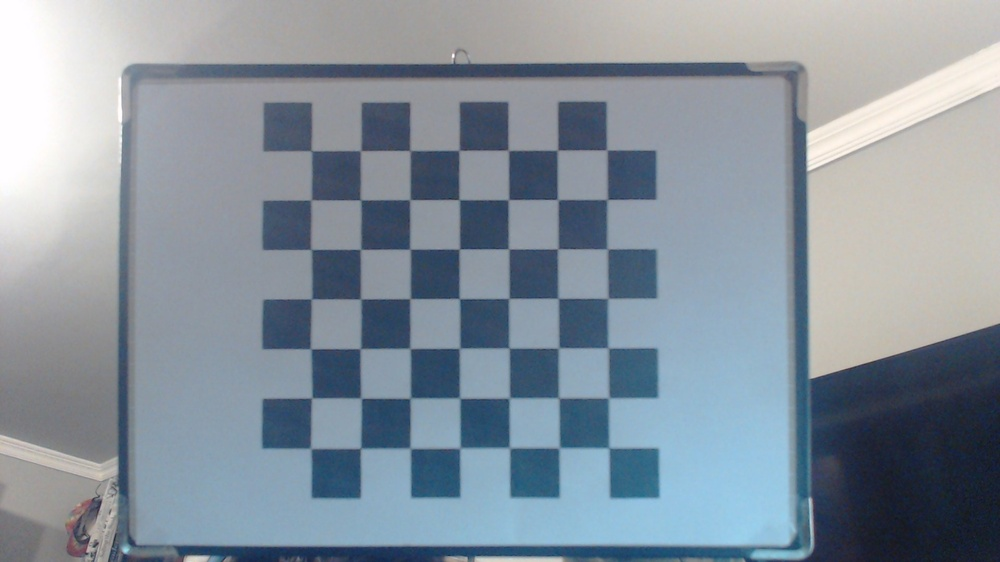
#> input picture TA2/imgs/chess3.jpg, 1000 x 562 px, shrunk from 1920 x 1080 before the run; its folder holds only this picture in this run
$ jupyter execute ta2-1.ipynb
#> lines starting #> are read from the running program, lines starting #| are printed output that depends on the picture; after the words box and inside, x2 and y2 are one past the last pixel; in counts of white or black regions, pixels touching at a corner belong together; long printed decimals are rounded
[cell 1]
from __future__ import print_function
import cv2 as cv
from matplotlib import pyplot as plt
import numpy as np

import glob

[cell 2]
criteria = (cv.TERM_CRITERIA_EPS + cv.TERM_CRITERIA_MAX_ITER, 30, 0.001)
# prepare object points, like (0,0,0), (1,0,0), (2,0,0) ....,(6,5,0)
objp = np.zeros((7*7,3), np.float32)
objp[:,:2] = np.mgrid[0:7,0:7].T.reshape(-1,2)
# Arrays to store object points and image points from all the images.
objpoints = [] # 3d point in real world space
imgpoints = [] # 2d points in image plane.
images = glob.glob('imgs/*.jpg')

[cell 3]
for fname in images:
    img = cv.imread(fname)
#> img is the input picture: shape (562, 1000, 3); mean B, G, R 157.4, 146.7, 135.2
    gray = cv.cvtColor(img, cv.COLOR_BGR2GRAY)
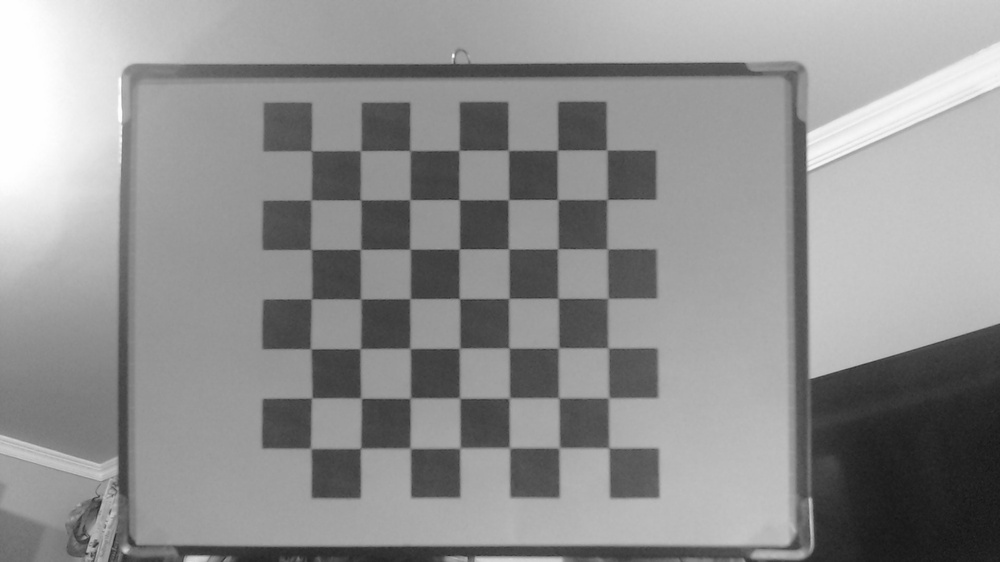
#> gray: shape (562, 1000); min 20, max 255, mean 144.5
    # Find the chess board corners
    ret, corners = cv.findChessboardCorners(gray, (7,7), None)
#> ret = True; corners = 49 rows, first 8: [312.7, 447.4], [313.6, 398.4], [310, 349.5], [312.7, 298.3], [311, 249.5], [311.4, 199.8], [310.8, 150.6], [362.6, 449.3]
    # If found, add object points, image points (after refining them)
    if ret == True:
        objpoints.append(objp)
        corners2 = cv.cornerSubPix(gray,corners, (11,11), (-1,-1), criteria)
#> corners2 = 49 rows, first 8: [310.7, 448.4], [311.7, 398], [310.6, 348.8], [311.5, 298.8], [311, 249.4], [311.1, 199.9], [311.5, 150.7], [360.6, 448.4]
        imgpoints.append(corners2)
        # Draw and display the corners
        cv.drawChessboardCorners(img, (7,7), corners2, ret)
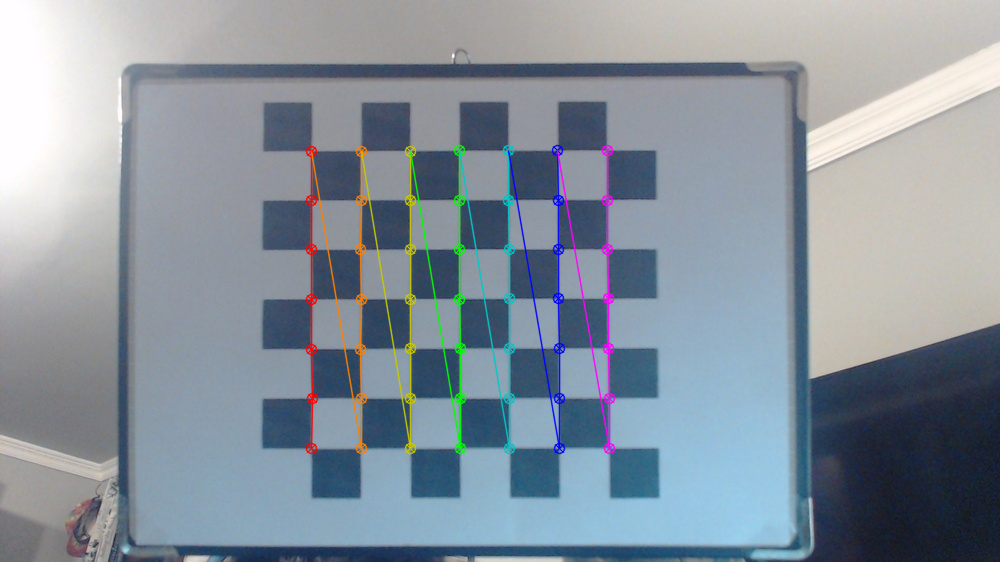
#> img: shape (562, 1000, 3); 2.77% of pixels changed, all inside (x1, y1, x2, y2) = (305, 144, 616, 455)
        plt.imshow(img)
        plt.show();
        cv.imshow('img', img)
        cv.waitKey(500)
cv.destroyAllWindows()

[cell 4]
ret, mtx, dist, rvecs, tvecs = cv.calibrateCamera(objpoints, imgpoints, gray.shape[::-1], None, None)
#> ret = 0.247; mtx = [[8898.8, 0, 495.8], [0, 8904.3, 280.1], [0, 0, 1]]; dist = [[1.17, 544.4, 0.1, -0.0144, 0.679]]; rvecs = ([-0.0326, 0.0785, -1.57],); tvecs = ([-3.72, 3.37, 180.1],)

[cell 5]
img = cv.imread('imgs/b/cameratest.jpg')
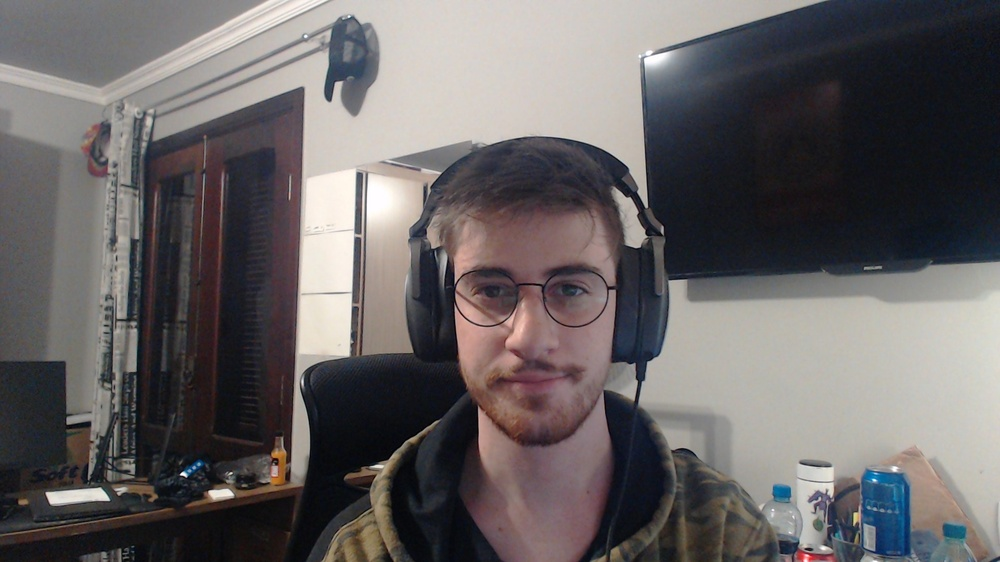
#> input picture TA2/imgs/b/cameratest.jpg, 1000 x 562 px, shrunk from 1920 x 1080 before the run
#> img is the input picture: shape (562, 1000, 3); mean B, G, R 99.4, 98.8, 103.1
h,  w = img.shape[:2]
#> h = 562; w = 1000
newcameramtx, roi = cv.getOptimalNewCameraMatrix(mtx, dist, (w,h), 1, (w,h))
#> newcameramtx = [[8959.5, 0, 494.7], [0, 8912.5, 282.9], [0, 0, 1]]; roi = (6, 1, 987, 554)

[cell 6]
# undistort
dst = cv.undistort(img, mtx, dist, None, newcameramtx)
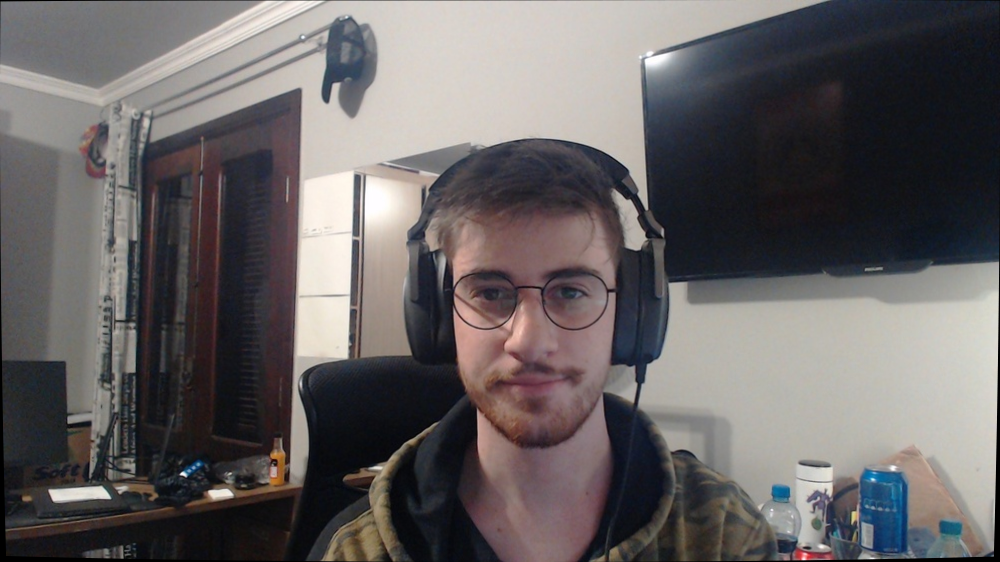
#> dst: shape (562, 1000, 3); mean B, G, R 99, 98.4, 102.7
# crop the image
x, y, w, h = roi
#> x = 6; y = 1; w = 987; h = 554
dst = dst[y:y+h, x:x+w]
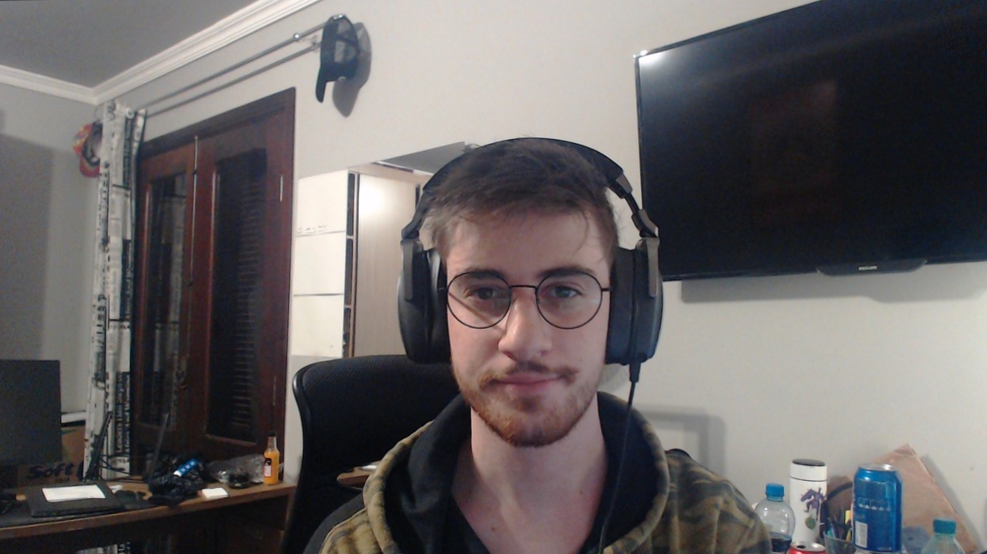
#> dst: shape (554, 987, 3); mean B, G, R 100, 99.5, 103.9
cv.imwrite('imgs/b/calibresult.png', dst)
#> Out = True

[cell 7]
i = 0
for fname in images:
    img = cv.imread(fname)
    h,  w = img.shape[:2]
#> h = 562; w = 1000
    newcameramtx, roi = cv.getOptimalNewCameraMatrix(mtx, dist, (w,h), 1, (w,h))
    # undistort
    dst = cv.undistort(img, mtx, dist, None, newcameramtx)
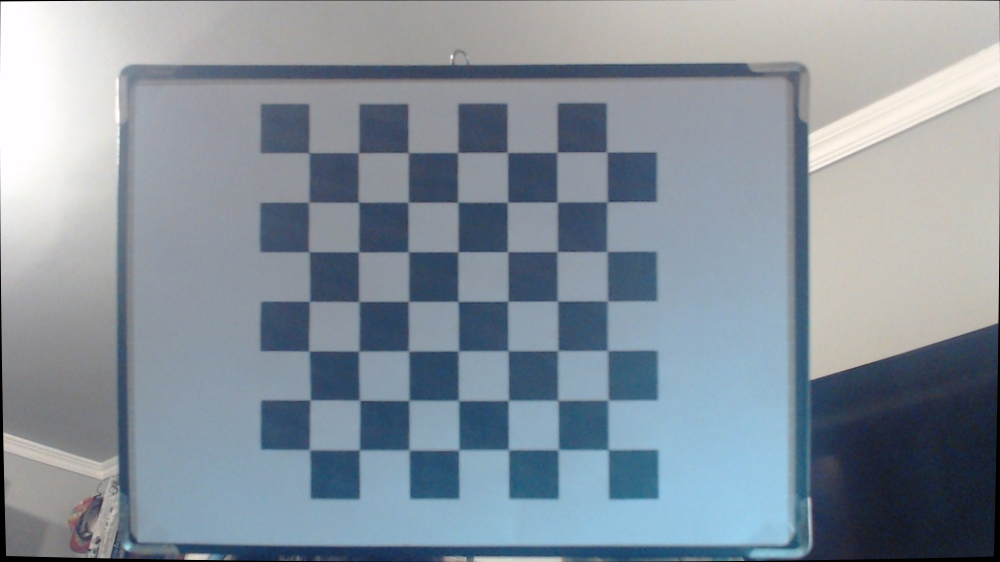
#> dst: shape (562, 1000, 3); mean B, G, R 156.4, 145.7, 134.4
    # crop the image
    x, y, w, h = roi
#> w = 987; h = 554
    dst = dst[y:y+h, x:x+w]
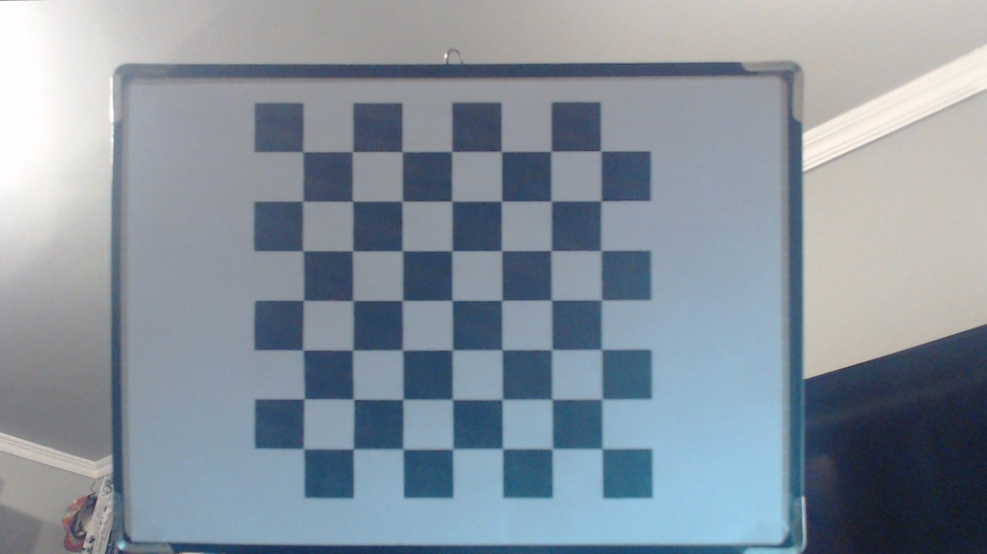
#> dst: shape (554, 987, 3); mean B, G, R 157.7, 146.9, 135.4
    cv.imwrite(fname+str(i)+".png", dst)

[cell 8]
mean_error = 0
for i in range(len(objpoints)):
    imgpoints2, _ = cv.projectPoints(objpoints[i], rvecs[i], tvecs[i], mtx, dist)
    error = cv.norm(imgpoints[i], imgpoints2, cv.NORM_L2)/len(imgpoints2)
    mean_error += error
#> this loop made 1 pass
#> (error, mean_error) on pass 1: (0.0353, 0.0353)
#> after the loop, mean_error = 0.0353
print( "total error: {}".format(mean_error/len(objpoints)) )
#| total error: 0.03525

[cell 9]
cv.destroyAllWindows()

[cell 10]
criteria = (cv.TERM_CRITERIA_EPS + cv.TERM_CRITERIA_MAX_ITER, 30, 0.001)
# prepare object points, like (0,0,0), (1,0,0), (2,0,0) ....,(6,5,0)
objp = np.zeros((6*7,3), np.float32)
objp[:,:2] = np.mgrid[0:7,0:6].T.reshape(-1,2)
# Arrays to store object points and image points from all the images.
objpoints = [] # 3d point in real world space
imgpoints = [] # 2d points in image plane.
images = glob.glob('imgs/chess2.jpg')
for fname in images:
    img = cv.imread(fname)
    gray = cv.cvtColor(img, cv.COLOR_BGR2GRAY)
    # Find the chess board corners
    ret, corners = cv.findChessboardCorners(gray, (7,6), None)
    # If found, add object points, image points (after refining them)
    if ret == True:
        objpoints.append(objp)
        corners2 = cv.cornerSubPix(gray,corners, (11,11), (-1,-1), criteria)
        imgpoints.append(corners2)
        # Draw and display the corners
        cv.drawChessboardCorners(img, (7,6), corners2, ret)
        plt.imshow(img);
        plt.show();
        cv.imshow('img', img)
        cv.waitKey(500)
cv.destroyAllWindows()

[cell 11]
criteria = (cv.TERM_CRITERIA_EPS + cv.TERM_CRITERIA_MAX_ITER, 30, 0.001)
# prepare object points, like (0,0,0), (1,0,0), (2,0,0) ....,(6,5,0)
objp = np.zeros((7*7,3), np.float32)
objp[:,:2] = np.mgrid[0:7,0:7].T.reshape(-1,2)
# Arrays to store object points and image points from all the images.
objpoints = [] # 3d point in real world space
imgpoints = [] # 2d points in image plane.
images = glob.glob('imgs/*.jpg')
for fname in images:
    img = cv.imread(fname)
    gray = cv.cvtColor(img, cv.COLOR_BGR2GRAY)
    # Find the chess board corners
    ret, corners = cv.findChessboardCorners(gray, (7,7), None)
#> ret = True
    # If found, add object points, image points (after refining them)
    if ret == True:
        objpoints.append(objp)
        corners2 = cv.cornerSubPix(gray,corners, (11,11), (-1,-1), criteria)
        imgpoints.append(corners2)
        # Draw and display the corners
        cv.drawChessboardCorners(img, (7,7), corners2, ret)
        cv.imshow('img', img)
        cv.waitKey()
cv.destroyAllWindows()
